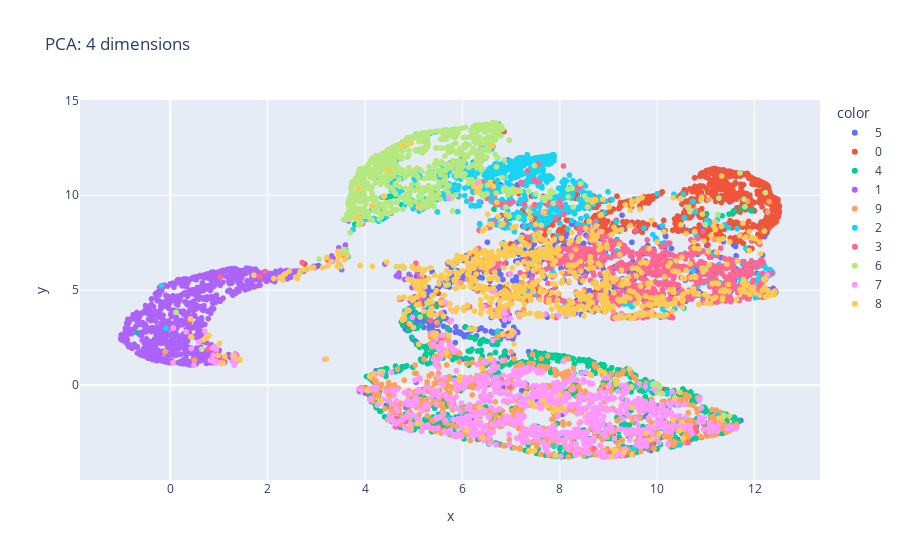
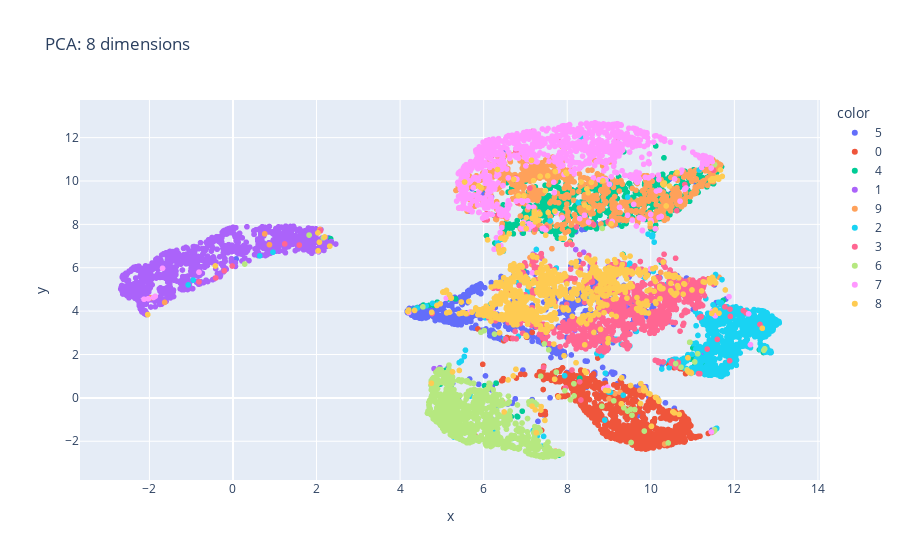
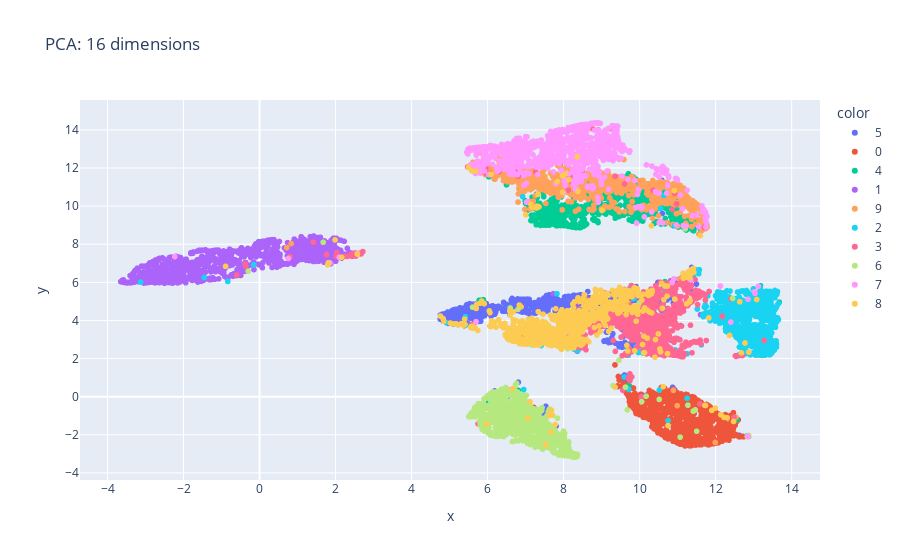
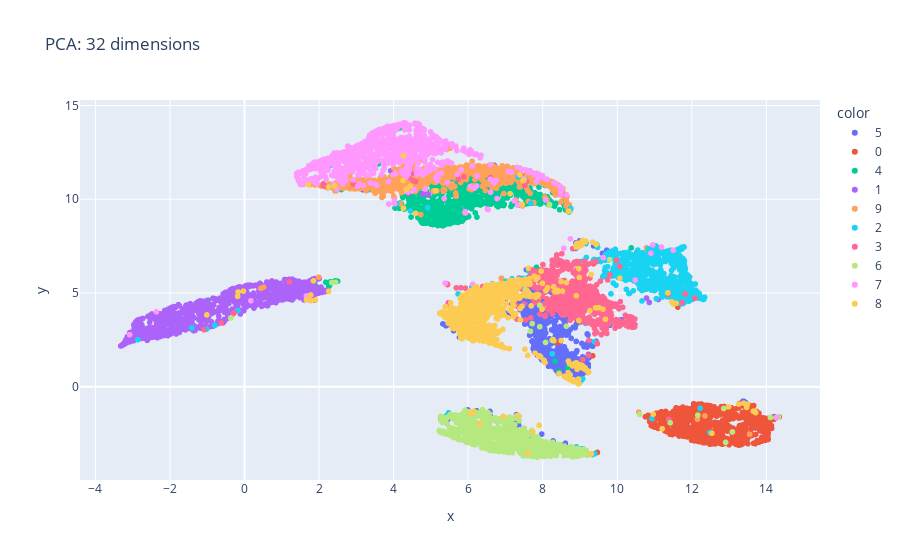

Notebook code for these charts, in order:
### Code cell
dimensions = [4, 8, 16, 32, 64, 128, 256, 512]
for i in dimensions:
    pca = PCA(n_components=i, random_state=42)
    data = pca.fit_transform(high_dim_data) 

    umap = UMAP(n_components=2, random_state=42, n_neighbors=15, min_dist=0.1)
    start_time = time.time()
    result = umap.fit_transform(data)  # 2次元に削減
    print("UMAP time:", time.time() - start_time)  
    fig = px.scatter(x=result[:, 0], y=result[:, 1], color=y, title=f'PCA: {i} dimensions')
    fig.show()

### Figure 1 — Plotly figure (JSON) as saved in the notebook; plotly's stock layout.template omitted (floating-point values rounded to 4 significant figures; data arrays with more than 128 entries replaced by an {"elided": "..."} marker saying what was removed)
{"data": [{"hovertemplate": "color=5<br>x=%{x}<br>y=%{y}<extra></extra>", "legendgroup": "5", "marker": {"color": "#636efa", "symbol": "circle"}, "mode": "markers", "name": "5", "showlegend": true, "type": "scattergl", "x": {"elided": "863 float values"}, "xaxis": "x", "y": {"elided": "863 float values"}, "yaxis": "y"}, {"hovertemplate": "color=0<br>x=%{x}<br>y=%{y}<extra></extra>", "legendgroup": "0", "marker": {"color": "#EF553B", "symbol": "circle"}, "mode": "markers", "name": "0", "showlegend": true, "type": "scattergl", "x": {"elided": "1001 float values"}, "xaxis": "x", "y": {"elided": "1001 float values"}, "yaxis": "y"}, {"hovertemplate": "color=4<br>x=%{x}<br>y=%{y}<extra></extra>", "legendgroup": "4", "marker": {"color": "#00cc96", "symbol": "circle"}, "mode": "markers", "name": "4", "showlegend": true, "type": "scattergl", "x": {"elided": "980 float values"}, "xaxis": "x", "y": {"elided": "980 float values"}, "yaxis": "y"}, {"hovertemplate": "color=1<br>x=%{x}<br>y=%{y}<extra></extra>", "legendgroup": "1", "marker": {"color": "#ab63fa", "symbol": "circle"}, "mode": "markers", "name": "1", "showlegend": true, "type": "scattergl", "x": {"elided": "1127 float values"}, "xaxis": "x", "y": {"elided": "1127 float values"}, "yaxis": "y"}, {"hovertemplate": "color=9<br>x=%{x}<br>y=%{y}<extra></extra>", "legendgroup": "9", "marker": {"color": "#FFA15A", "symbol": "circle"}, "mode": "markers", "name": "9", "showlegend": true, "type": "scattergl", "x": {"elided": "978 float values"}, "xaxis": "x", "y": {"elided": "978 float values"}, "yaxis": "y"}, {"hovertemplate": "color=2<br>x=%{x}<br>y=%{y}<extra></extra>", "legendgroup": "2", "marker": {"color": "#19d3f3", "symbol": "circle"}, "mode": "markers", "name": "2", "showlegend": true, "type": "scattergl", "x": {"elided": "991 float values"}, "xaxis": "x", "y": {"elided": "991 float values"}, "yaxis": "y"}, {"hovertemplate": "color=3<br>x=%{x}<br>y=%{y}<extra></extra>", "legendgroup": "3", "marker": {"color": "#FF6692", "symbol": "circle"}, "mode": "markers", "name": "3", "showlegend": true, "type": "scattergl", "x": {"elided": "1032 float values"}, "xaxis": "x", "y": {"elided": "1032 float values"}, "yaxis": "y"}, {"hovertemplate": "color=6<br>x=%{x}<br>y=%{y}<extra></extra>", "legendgroup": "6", "marker": {"color": "#B6E880", "symbol": "circle"}, "mode": "markers", "name": "6", "showlegend": true, "type": "scattergl", "x": {"elided": "1014 float values"}, "xaxis": "x", "y": {"elided": "1014 float values"}, "yaxis": "y"}, {"hovertemplate": "color=7<br>x=%{x}<br>y=%{y}<extra></extra>", "legendgroup": "7", "marker": {"color": "#FF97FF", "symbol": "circle"}, "mode": "markers", "name": "7", "showlegend": true, "type": "scattergl", "x": {"elided": "1070 float values"}, "xaxis": "x", "y": {"elided": "1070 float values"}, "yaxis": "y"}, {"hovertemplate": "color=8<br>x=%{x}<br>y=%{y}<extra></extra>", "legendgroup": "8", "marker": {"color": "#FECB52", "symbol": "circle"}, "mode": "markers", "name": "8", "showlegend": true, "type": "scattergl", "x": {"elided": "944 float values"}, "xaxis": "x", "y": {"elided": "944 float values"}, "yaxis": "y"}], "layout": {"legend": {"title": {"text": "color"}, "tracegroupgap": 0}, "title": {"text": "PCA: 4 dimensions"}, "xaxis": {"anchor": "y", "domain": [0, 1], "title": {"text": "x"}}, "yaxis": {"anchor": "x", "domain": [0, 1], "title": {"text": "y"}}}}

### Figure 2 — Plotly figure (JSON) as saved in the notebook; plotly's stock layout.template omitted (floating-point values rounded to 4 significant figures; data arrays with more than 128 entries replaced by an {"elided": "..."} marker saying what was removed)
{"data": [{"hovertemplate": "color=5<br>x=%{x}<br>y=%{y}<extra></extra>", "legendgroup": "5", "marker": {"color": "#636efa", "symbol": "circle"}, "mode": "markers", "name": "5", "showlegend": true, "type": "scattergl", "x": {"elided": "863 float values"}, "xaxis": "x", "y": {"elided": "863 float values"}, "yaxis": "y"}, {"hovertemplate": "color=0<br>x=%{x}<br>y=%{y}<extra></extra>", "legendgroup": "0", "marker": {"color": "#EF553B", "symbol": "circle"}, "mode": "markers", "name": "0", "showlegend": true, "type": "scattergl", "x": {"elided": "1001 float values"}, "xaxis": "x", "y": {"elided": "1001 float values"}, "yaxis": "y"}, {"hovertemplate": "color=4<br>x=%{x}<br>y=%{y}<extra></extra>", "legendgroup": "4", "marker": {"color": "#00cc96", "symbol": "circle"}, "mode": "markers", "name": "4", "showlegend": true, "type": "scattergl", "x": {"elided": "980 float values"}, "xaxis": "x", "y": {"elided": "980 float values"}, "yaxis": "y"}, {"hovertemplate": "color=1<br>x=%{x}<br>y=%{y}<extra></extra>", "legendgroup": "1", "marker": {"color": "#ab63fa", "symbol": "circle"}, "mode": "markers", "name": "1", "showlegend": true, "type": "scattergl", "x": {"elided": "1127 float values"}, "xaxis": "x", "y": {"elided": "1127 float values"}, "yaxis": "y"}, {"hovertemplate": "color=9<br>x=%{x}<br>y=%{y}<extra></extra>", "legendgroup": "9", "marker": {"color": "#FFA15A", "symbol": "circle"}, "mode": "markers", "name": "9", "showlegend": true, "type": "scattergl", "x": {"elided": "978 float values"}, "xaxis": "x", "y": {"elided": "978 float values"}, "yaxis": "y"}, {"hovertemplate": "color=2<br>x=%{x}<br>y=%{y}<extra></extra>", "legendgroup": "2", "marker": {"color": "#19d3f3", "symbol": "circle"}, "mode": "markers", "name": "2", "showlegend": true, "type": "scattergl", "x": {"elided": "991 float values"}, "xaxis": "x", "y": {"elided": "991 float values"}, "yaxis": "y"}, {"hovertemplate": "color=3<br>x=%{x}<br>y=%{y}<extra></extra>", "legendgroup": "3", "marker": {"color": "#FF6692", "symbol": "circle"}, "mode": "markers", "name": "3", "showlegend": true, "type": "scattergl", "x": {"elided": "1032 float values"}, "xaxis": "x", "y": {"elided": "1032 float values"}, "yaxis": "y"}, {"hovertemplate": "color=6<br>x=%{x}<br>y=%{y}<extra></extra>", "legendgroup": "6", "marker": {"color": "#B6E880", "symbol": "circle"}, "mode": "markers", "name": "6", "showlegend": true, "type": "scattergl", "x": {"elided": "1014 float values"}, "xaxis": "x", "y": {"elided": "1014 float values"}, "yaxis": "y"}, {"hovertemplate": "color=7<br>x=%{x}<br>y=%{y}<extra></extra>", "legendgroup": "7", "marker": {"color": "#FF97FF", "symbol": "circle"}, "mode": "markers", "name": "7", "showlegend": true, "type": "scattergl", "x": {"elided": "1070 float values"}, "xaxis": "x", "y": {"elided": "1070 float values"}, "yaxis": "y"}, {"hovertemplate": "color=8<br>x=%{x}<br>y=%{y}<extra></extra>", "legendgroup": "8", "marker": {"color": "#FECB52", "symbol": "circle"}, "mode": "markers", "name": "8", "showlegend": true, "type": "scattergl", "x": {"elided": "944 float values"}, "xaxis": "x", "y": {"elided": "944 float values"}, "yaxis": "y"}], "layout": {"legend": {"title": {"text": "color"}, "tracegroupgap": 0}, "title": {"text": "PCA: 8 dimensions"}, "xaxis": {"anchor": "y", "domain": [0, 1], "title": {"text": "x"}}, "yaxis": {"anchor": "x", "domain": [0, 1], "title": {"text": "y"}}}}

### Figure 3 — Plotly figure (JSON) as saved in the notebook; plotly's stock layout.template omitted (floating-point values rounded to 4 significant figures; data arrays with more than 128 entries replaced by an {"elided": "..."} marker saying what was removed)
{"data": [{"hovertemplate": "color=5<br>x=%{x}<br>y=%{y}<extra></extra>", "legendgroup": "5", "marker": {"color": "#636efa", "symbol": "circle"}, "mode": "markers", "name": "5", "showlegend": true, "type": "scattergl", "x": {"elided": "863 float values"}, "xaxis": "x", "y": {"elided": "863 float values"}, "yaxis": "y"}, {"hovertemplate": "color=0<br>x=%{x}<br>y=%{y}<extra></extra>", "legendgroup": "0", "marker": {"color": "#EF553B", "symbol": "circle"}, "mode": "markers", "name": "0", "showlegend": true, "type": "scattergl", "x": {"elided": "1001 float values"}, "xaxis": "x", "y": {"elided": "1001 float values"}, "yaxis": "y"}, {"hovertemplate": "color=4<br>x=%{x}<br>y=%{y}<extra></extra>", "legendgroup": "4", "marker": {"color": "#00cc96", "symbol": "circle"}, "mode": "markers", "name": "4", "showlegend": true, "type": "scattergl", "x": {"elided": "980 float values"}, "xaxis": "x", "y": {"elided": "980 float values"}, "yaxis": "y"}, {"hovertemplate": "color=1<br>x=%{x}<br>y=%{y}<extra></extra>", "legendgroup": "1", "marker": {"color": "#ab63fa", "symbol": "circle"}, "mode": "markers", "name": "1", "showlegend": true, "type": "scattergl", "x": {"elided": "1127 float values"}, "xaxis": "x", "y": {"elided": "1127 float values"}, "yaxis": "y"}, {"hovertemplate": "color=9<br>x=%{x}<br>y=%{y}<extra></extra>", "legendgroup": "9", "marker": {"color": "#FFA15A", "symbol": "circle"}, "mode": "markers", "name": "9", "showlegend": true, "type": "scattergl", "x": {"elided": "978 float values"}, "xaxis": "x", "y": {"elided": "978 float values"}, "yaxis": "y"}, {"hovertemplate": "color=2<br>x=%{x}<br>y=%{y}<extra></extra>", "legendgroup": "2", "marker": {"color": "#19d3f3", "symbol": "circle"}, "mode": "markers", "name": "2", "showlegend": true, "type": "scattergl", "x": {"elided": "991 float values"}, "xaxis": "x", "y": {"elided": "991 float values"}, "yaxis": "y"}, {"hovertemplate": "color=3<br>x=%{x}<br>y=%{y}<extra></extra>", "legendgroup": "3", "marker": {"color": "#FF6692", "symbol": "circle"}, "mode": "markers", "name": "3", "showlegend": true, "type": "scattergl", "x": {"elided": "1032 float values"}, "xaxis": "x", "y": {"elided": "1032 float values"}, "yaxis": "y"}, {"hovertemplate": "color=6<br>x=%{x}<br>y=%{y}<extra></extra>", "legendgroup": "6", "marker": {"color": "#B6E880", "symbol": "circle"}, "mode": "markers", "name": "6", "showlegend": true, "type": "scattergl", "x": {"elided": "1014 float values"}, "xaxis": "x", "y": {"elided": "1014 float values"}, "yaxis": "y"}, {"hovertemplate": "color=7<br>x=%{x}<br>y=%{y}<extra></extra>", "legendgroup": "7", "marker": {"color": "#FF97FF", "symbol": "circle"}, "mode": "markers", "name": "7", "showlegend": true, "type": "scattergl", "x": {"elided": "1070 float values"}, "xaxis": "x", "y": {"elided": "1070 float values"}, "yaxis": "y"}, {"hovertemplate": "color=8<br>x=%{x}<br>y=%{y}<extra></extra>", "legendgroup": "8", "marker": {"color": "#FECB52", "symbol": "circle"}, "mode": "markers", "name": "8", "showlegend": true, "type": "scattergl", "x": {"elided": "944 float values"}, "xaxis": "x", "y": {"elided": "944 float values"}, "yaxis": "y"}], "layout": {"legend": {"title": {"text": "color"}, "tracegroupgap": 0}, "title": {"text": "PCA: 16 dimensions"}, "xaxis": {"anchor": "y", "domain": [0, 1], "title": {"text": "x"}}, "yaxis": {"anchor": "x", "domain": [0, 1], "title": {"text": "y"}}}}

### Figure 4 — Plotly figure (JSON) as saved in the notebook; plotly's stock layout.template omitted (floating-point values rounded to 4 significant figures; data arrays with more than 128 entries replaced by an {"elided": "..."} marker saying what was removed)
{"data": [{"hovertemplate": "color=5<br>x=%{x}<br>y=%{y}<extra></extra>", "legendgroup": "5", "marker": {"color": "#636efa", "symbol": "circle"}, "mode": "markers", "name": "5", "showlegend": true, "type": "scattergl", "x": {"elided": "863 float values"}, "xaxis": "x", "y": {"elided": "863 float values"}, "yaxis": "y"}, {"hovertemplate": "color=0<br>x=%{x}<br>y=%{y}<extra></extra>", "legendgroup": "0", "marker": {"color": "#EF553B", "symbol": "circle"}, "mode": "markers", "name": "0", "showlegend": true, "type": "scattergl", "x": {"elided": "1001 float values"}, "xaxis": "x", "y": {"elided": "1001 float values"}, "yaxis": "y"}, {"hovertemplate": "color=4<br>x=%{x}<br>y=%{y}<extra></extra>", "legendgroup": "4", "marker": {"color": "#00cc96", "symbol": "circle"}, "mode": "markers", "name": "4", "showlegend": true, "type": "scattergl", "x": {"elided": "980 float values"}, "xaxis": "x", "y": {"elided": "980 float values"}, "yaxis": "y"}, {"hovertemplate": "color=1<br>x=%{x}<br>y=%{y}<extra></extra>", "legendgroup": "1", "marker": {"color": "#ab63fa", "symbol": "circle"}, "mode": "markers", "name": "1", "showlegend": true, "type": "scattergl", "x": {"elided": "1127 float values"}, "xaxis": "x", "y": {"elided": "1127 float values"}, "yaxis": "y"}, {"hovertemplate": "color=9<br>x=%{x}<br>y=%{y}<extra></extra>", "legendgroup": "9", "marker": {"color": "#FFA15A", "symbol": "circle"}, "mode": "markers", "name": "9", "showlegend": true, "type": "scattergl", "x": {"elided": "978 float values"}, "xaxis": "x", "y": {"elided": "978 float values"}, "yaxis": "y"}, {"hovertemplate": "color=2<br>x=%{x}<br>y=%{y}<extra></extra>", "legendgroup": "2", "marker": {"color": "#19d3f3", "symbol": "circle"}, "mode": "markers", "name": "2", "showlegend": true, "type": "scattergl", "x": {"elided": "991 float values"}, "xaxis": "x", "y": {"elided": "991 float values"}, "yaxis": "y"}, {"hovertemplate": "color=3<br>x=%{x}<br>y=%{y}<extra></extra>", "legendgroup": "3", "marker": {"color": "#FF6692", "symbol": "circle"}, "mode": "markers", "name": "3", "showlegend": true, "type": "scattergl", "x": {"elided": "1032 float values"}, "xaxis": "x", "y": {"elided": "1032 float values"}, "yaxis": "y"}, {"hovertemplate": "color=6<br>x=%{x}<br>y=%{y}<extra></extra>", "legendgroup": "6", "marker": {"color": "#B6E880", "symbol": "circle"}, "mode": "markers", "name": "6", "showlegend": true, "type": "scattergl", "x": {"elided": "1014 float values"}, "xaxis": "x", "y": {"elided": "1014 float values"}, "yaxis": "y"}, {"hovertemplate": "color=7<br>x=%{x}<br>y=%{y}<extra></extra>", "legendgroup": "7", "marker": {"color": "#FF97FF", "symbol": "circle"}, "mode": "markers", "name": "7", "showlegend": true, "type": "scattergl", "x": {"elided": "1070 float values"}, "xaxis": "x", "y": {"elided": "1070 float values"}, "yaxis": "y"}, {"hovertemplate": "color=8<br>x=%{x}<br>y=%{y}<extra></extra>", "legendgroup": "8", "marker": {"color": "#FECB52", "symbol": "circle"}, "mode": "markers", "name": "8", "showlegend": true, "type": "scattergl", "x": {"elided": "944 float values"}, "xaxis": "x", "y": {"elided": "944 float values"}, "yaxis": "y"}], "layout": {"legend": {"title": {"text": "color"}, "tracegroupgap": 0}, "title": {"text": "PCA: 32 dimensions"}, "xaxis": {"anchor": "y", "domain": [0, 1], "title": {"text": "x"}}, "yaxis": {"anchor": "x", "domain": [0, 1], "title": {"text": "y"}}}}
